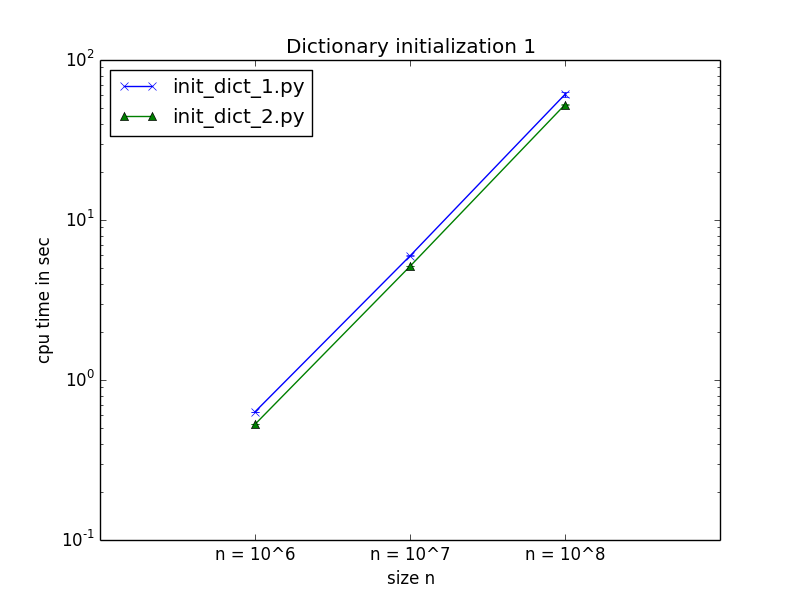

Here is the Python script that generated this plot:
# Plotting performance of init_dict_.py scripts
# mean values with variances as error bars

import matplotlib.pyplot as plt

x = [1, 2, 3]

y_1 = [0.632433333333333,5.96236666666667,60.9595666666667]
y_2 = [0.528633333333333,5.1351,52.6026666666667]

y_1_err = [0.000138043333333333,0.0398697433333334,2.13196982333333] 
y_2_err = [0.000141293333333333,0.00739423000000004,0.358660123333335]

x_labels = ["n = 10^6", "n = 10^7", "n = 10^8"]

plt.figure()
plt.errorbar(x, y_1, yerr=y_1_err, fmt='-x')
plt.errorbar(x, y_2, yerr=y_2_err, fmt='-^')

plt.xticks(x, x_labels)
plt.xlim([0,4])
plt.xlabel('size n')
plt.ylabel('cpu time in sec')
plt.yscale('log')
plt.title('Dictionary initialization 1')
plt.legend(['init_dict_1.py', 'init_dict_2.py'], loc='upper left')

#plt.show()
plt.savefig(./init_dict_1.png')
